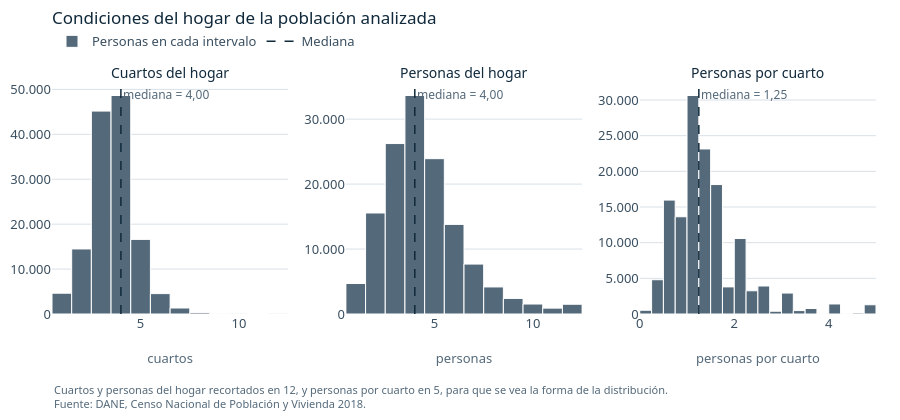

Here is the notebook cell this chart was saved with:
### Code cell
nombres = {
    "H_NRO_CUARTOS": ("Cuartos del hogar", "cuartos"),
    "HA_TOT_PER": ("Personas del hogar", "personas"),
    "PERS_POR_CUARTO": ("Personas por cuarto", "personas por cuarto"),
}

fig = make_subplots(rows=1, cols=3, subplot_titles=[titulo for titulo, _ in nombres.values()], horizontal_spacing=0.07)
fig.update_annotations(font=dict(size=14, color=TINTA))
for columna, (col, (titulo, unidad)) in enumerate(nombres.items(), start=1):
    datos = df_eda[col].dropna()
    if col == "PERS_POR_CUARTO":
        tope = 5
        bins = np.arange(0, 5.25, 0.25)
        rangos = [f"{dec_es(a)} a {dec_es(b)}" for a, b in zip(bins[:-1], bins[1:])]
    else:
        tope = 12
        bins = np.arange(0.5, min(datos.max(), 12) + 1.5, 1)
        rangos = [f"{a + 0.5:.0f}" for a in bins[:-1]]
    if datos.max() > tope:
        rangos[-1] += " o más"
    # Se grafican conteos por intervalo: los valores de cada persona no salen del cuaderno.
    conteos, bordes = np.histogram(datos.clip(upper=tope), bins=bins)
    fig.add_trace(go.Bar(
        x=(bordes[:-1] + bordes[1:]) / 2, y=conteos, width=np.diff(bordes),
        name="Personas en cada intervalo", legendgroup="barras", showlegend=columna == 1,
        marker=dict(color=TINTA3, line=dict(color="#FFFFFF", width=1)), customdata=rangos,
        hovertemplate="%{customdata} " + unidad + "<br>%{y:,} personas<extra></extra>",
    ), row=1, col=columna)
    mediana = df_eda[col].median()
    fig.add_vline(x=mediana, line=dict(color=TINTA, dash="dash", width=1.5), row=1, col=columna,
                  annotation_text=f"mediana = {dec_es(mediana)}", annotation_position="top right",
                  annotation_font=dict(size=12, color=TINTA3))
    fig.update_xaxes(title_text=unidad, showgrid=False, row=1, col=columna)
fig.update_yaxes(tickformat=",d")
# Traza vacía solo para que la línea de la mediana aparezca en la leyenda.
fig.add_trace(go.Scatter(x=[None], y=[None], mode="lines", name="Mediana", line=dict(color=TINTA, dash="dash", width=1.5)),
              row=1, col=1)
fig.update_layout(showlegend=True, bargap=0, legend=dict(y=1.12))
rotular(fig, "Condiciones del hogar de la población analizada", None,
        "Cuartos y personas del hogar recortados en 12, y personas por cuarto en 5, para que se vea la forma de la distribución.<br>" + FUENTE)
mostrar_figura(fig, "02_histogramas_cuantitativas", FIG_DIR, alto=420, ancho=1100)

### Figure 1 — Plotly figure (JSON) as saved in the notebook; plotly's stock layout.template omitted (floating-point values rounded to 4 significant figures)
{"data": [{"customdata": ["1", "2", "3", "4", "5", "6", "7", "8", "9", "10", "11", "12 o más"], "hovertemplate": "%{customdata} cuartos<br>%{y:,} personas<extra></extra>", "legendgroup": "barras", "marker": {"color": "#54697A", "line": {"color": "#FFFFFF", "width": 1}}, "name": "Personas en cada intervalo", "showlegend": true, "type": "bar", "width": [1.0, 1.0, 1.0, 1.0, 1.0, 1.0, 1.0, 1.0, 1.0, 1.0, 1.0, 1.0], "x": [1.0, 2.0, 3.0, 4.0, 5.0, 6.0, 7.0, 8.0, 9.0, 10.0, 11.0, 12.0], "xaxis": "x", "y": [4632, 14484, 45173, 48643, 16610, 4540, 1335, 318, 123, 37, 19, 31], "yaxis": "y"}, {"customdata": ["1", "2", "3", "4", "5", "6", "7", "8", "9", "10", "11", "12 o más"], "hovertemplate": "%{customdata} personas<br>%{y:,} personas<extra></extra>", "legendgroup": "barras", "marker": {"color": "#54697A", "line": {"color": "#FFFFFF", "width": 1}}, "name": "Personas en cada intervalo", "showlegend": false, "type": "bar", "width": [1.0, 1.0, 1.0, 1.0, 1.0, 1.0, 1.0, 1.0, 1.0, 1.0, 1.0, 1.0], "x": [1.0, 2.0, 3.0, 4.0, 5.0, 6.0, 7.0, 8.0, 9.0, 10.0, 11.0, 12.0], "xaxis": "x2", "y": [4692, 15555, 26243, 33640, 23914, 13797, 7687, 4165, 2398, 1535, 907, 1501], "yaxis": "y2"}, {"customdata": ["0,00 a 0,25", "0,25 a 0,50", "0,50 a 0,75", "0,75 a 1,00", "1,00 a 1,25", "1,25 a 1,50", "1,50 a 1,75", "1,75 a 2,00", "2,00 a 2,25", "2,25 a 2,50", "2,50 a 2,75", "2,75 a 3,00", "3,00 a 3,25", "3,25 a 3,50", "3,50 a 3,75", "3,75 a 4,00", "4,00 a 4,25", "4,25 a 4,50", "4,50 a 4,75", "4,75 a 5,00 o más"], "hovertemplate": "%{customdata} personas por cuarto<br>%{y:,} personas<extra></extra>", "legendgroup": "barras", "marker": {"color": "#54697A", "line": {"color": "#FFFFFF", "width": 1}}, "name": "Personas en cada intervalo", "showlegend": false, "type": "bar", "width": [0.25, 0.25, 0.25, 0.25, 0.25, 0.25, 0.25, 0.25, 0.25, 0.25, 0.25, 0.25, 0.25, 0.25, 0.25, 0.25, 0.25, 0.25, 0.25, 0.25], "x": [0.125, 0.375, 0.625, 0.875, 1.125, 1.375, 1.625, 1.875, 2.125, 2.375, 2.625, 2.875, 3.125, 3.375, 3.625, 3.875, 4.125, 4.375, 4.625, 4.875], "xaxis": "x3", "y": [525, 4804, 15968, 13634, 30633, 23140, 18149, 3802, 10580, 3257, 3926, 388, 2934, 479, 770, 55, 1405, 54, 146, 1296], "yaxis": "y3"}, {"line": {"color": "#10293B", "dash": "dash", "width": 1.5}, "mode": "lines", "name": "Mediana", "type": "scatter", "x": [null], "xaxis": "x", "y": [null], "yaxis": "y"}], "layout": {"annotations": [{"font": {"color": "#10293B", "size": 14}, "showarrow": false, "text": "Cuartos del hogar", "x": 0.1433, "xanchor": "center", "xref": "paper", "y": 1.0, "yanchor": "bottom", "yref": "paper"}, {"font": {"color": "#10293B", "size": 14}, "showarrow": false, "text": "Personas del hogar", "x": 0.5, "xanchor": "center", "xref": "paper", "y": 1.0, "yanchor": "bottom", "yref": "paper"}, {"font": {"color": "#10293B", "size": 14}, "showarrow": false, "text": "Personas por cuarto", "x": 0.8567, "xanchor": "center", "xref": "paper", "y": 1.0, "yanchor": "bottom", "yref": "paper"}, {"font": {"color": "#54697A", "size": 12}, "showarrow": false, "text": "mediana = 4,00", "x": 4.0, "xanchor": "left", "xref": "x", "y": 1, "yanchor": "top", "yref": "y domain"}, {"font": {"color": "#54697A", "size": 12}, "showarrow": false, "text": "mediana = 4,00", "x": 4.0, "xanchor": "left", "xref": "x2", "y": 1, "yanchor": "top", "yref": "y2 domain"}, {"font": {"color": "#54697A", "size": 12}, "showarrow": false, "text": "mediana = 1,25", "x": 1.25, "xanchor": "left", "xref": "x3", "y": 1, "yanchor": "top", "yref": "y3 domain"}, {"align": "left", "font": {"color": "#54697A", "size": 11}, "showarrow": false, "text": "Cuartos y personas del hogar recortados en 12, y personas por cuarto en 5, para que se vea la forma de la distribución.<br>Fuente: DANE, Censo Nacional de Población y Vivienda 2018.", "x": 0, "xanchor": "left", "xref": "paper", "y": 0, "yanchor": "top", "yref": "paper", "yshift": -66}], "bargap": 0, "height": 420, "legend": {"y": 1.12}, "margin": {"b": 106}, "shapes": [{"line": {"color": "#10293B", "dash": "dash", "width": 1.5}, "type": "line", "x0": 4.0, "x1": 4.0, "xref": "x", "y0": 0, "y1": 1, "yref": "y domain"}, {"line": {"color": "#10293B", "dash": "dash", "width": 1.5}, "type": "line", "x0": 4.0, "x1": 4.0, "xref": "x2", "y0": 0, "y1": 1, "yref": "y2 domain"}, {"line": {"color": "#10293B", "dash": "dash", "width": 1.5}, "type": "line", "x0": 1.25, "x1": 1.25, "xref": "x3", "y0": 0, "y1": 1, "yref": "y3 domain"}], "showlegend": true, "title": {"font": {"color": "#10293B", "size": 17}, "pad": {"t": 12}, "subtitle": {"font": {"color": "#54697A", "size": 13}, "text": ""}, "text": "Condiciones del hogar de la población analizada", "x": 0, "xanchor": "left", "xref": "paper", "y": 1, "yanchor": "top", "yref": "container"}, "xaxis": {"anchor": "y", "domain": [0.0, 0.2867], "showgrid": false, "title": {"text": "cuartos"}}, "xaxis2": {"anchor": "y2", "domain": [0.3567, 0.6433], "showgrid": false, "title": {"text": "personas"}}, "xaxis3": {"anchor": "y3", "domain": [0.7133, 1.0], "showgrid": false, "title": {"text": "personas por cuarto"}}, "yaxis": {"anchor": "x", "domain": [0.0, 1.0], "tickformat": ",d"}, "yaxis2": {"anchor": "x2", "domain": [0.0, 1.0], "tickformat": ",d"}, "yaxis3": {"anchor": "x3", "domain": [0.0, 1.0], "tickformat": ",d"}}}
